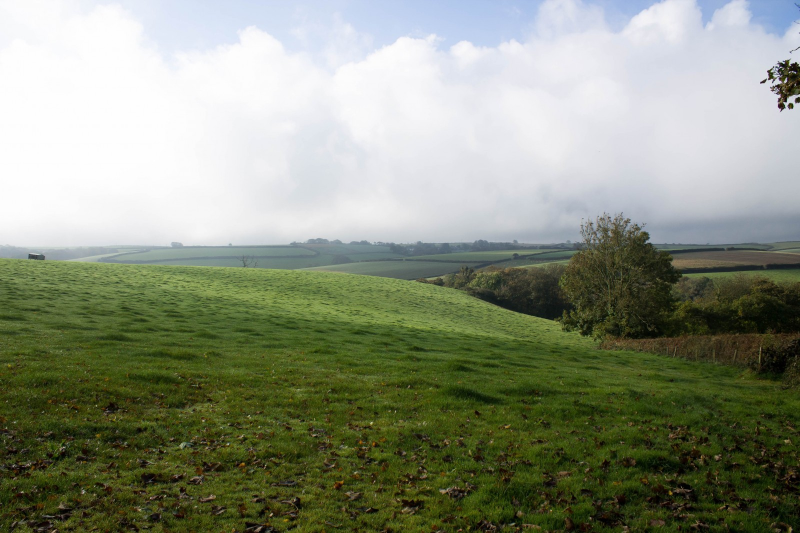
#> input picture Photo Filters/landscape.jpg, 1600 x 1066 px, found by its file name (shown at 1/2 size)
$ jupyter execute Photo_Filters.ipynb   (shell and % lines are left out)
#> lines starting #> are read from the running program, lines starting #| are printed output that depends on the picture
<a href="https://colab.research.google.com/github/FarshadAmiri/Image_processing/blob/main/Photo_filters.ipynb" target="_parent"></a>

[cell 1]
import numpy as np
import cv2
from scipy.interpolate import UnivariateSpline
import matplotlib.pyplot as plt
import matplotlib.image as mpimg

[cell 2]
path = '/content/landscape.jpg'

[cell 3]
image = mpimg.imread(path)
#> image is the input picture: shape (1066, 1600, 3); mean R, G, B 138.2, 144.7, 125.5
plt.figure(figsize=(10,8))
plt.imshow(image)

[cell 4]
r,g,b = cv2.split(image)
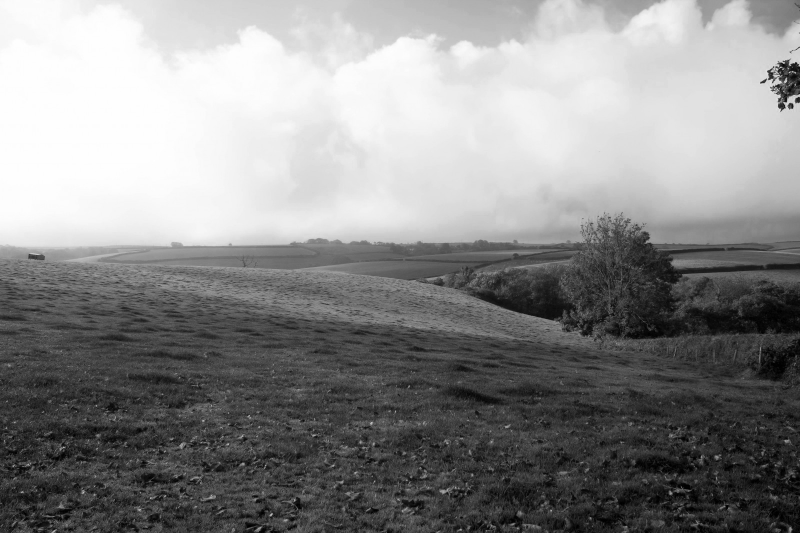
#> r: shape (1066, 1600) (shown at 1/2 size); min 0, max 255, mean 138.2
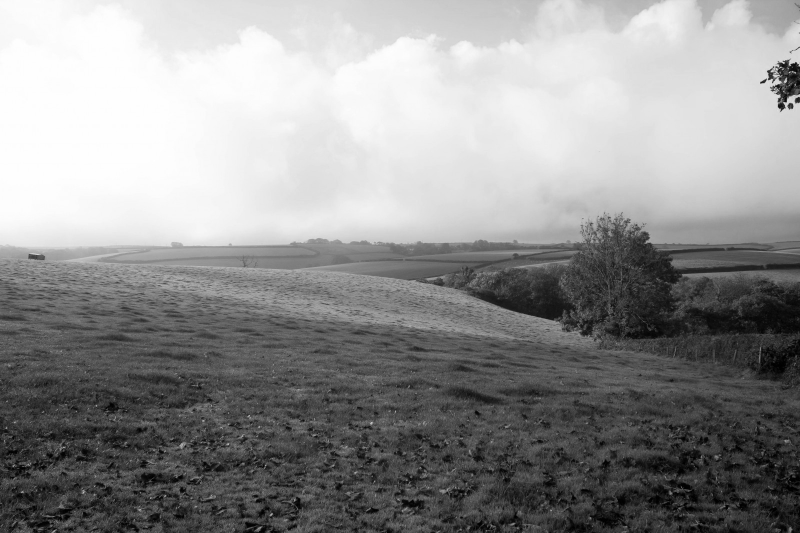
#> g: shape (1066, 1600) (shown at 1/2 size); min 0, max 255, mean 144.7
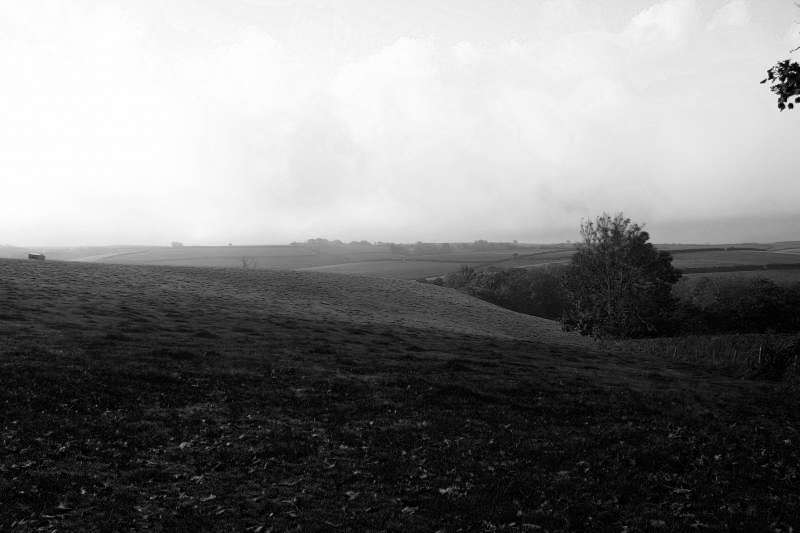
#> b: shape (1066, 1600) (shown at 1/2 size); min 0, max 255, mean 125.5

[cell 5]
def mapping_function(x,y):
  spl = UnivariateSpline(x,y)
  return spl

[cell 6]
x = [0,30,60,120,150,180,210,240,255]
y = [0,35,70,135,170,205,240,255,255]
spl = UnivariateSpline(x,y)

[cell 7]
plt.figure(figsize=(6,4))
plt.plot(spl(range(256)))
plt.plot(np.arange(0,256),'r-')
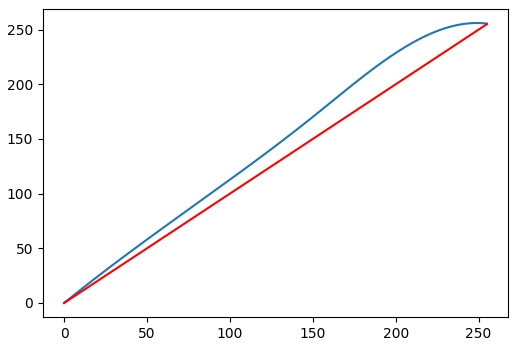
#> figure drawn by matplotlib, 1 panel; curve peaks at x = 249, y = 256.1; curve peaks at x = 255, y = 255

[cell 8]
def increase(color_channel):
  x = [0,30,60,120,150,180,210,240,255]
  y = [0,35,70,135,170,205,240,255,255]
  spl = UnivariateSpline(x,y)
  color_spl = spl(color_channel)
  color_spl = np.where(color_spl>255,255,color_spl)
  color_spl = color_spl.astype(np.uint8)
  return color_spl

def decrease(color_channel):
  x = [0,30,60,120,150,180,210,240,255]
  y = [0,25,50,105,130,155,180,200,215]
  spl = UnivariateSpline(x,y)
  color_spl = spl(color_channel)
  color_spl = color_spl.astype(np.uint8)
  return color_spl

def custom(color_channel):
  x = [0,30,60,120,150,180,210,240,255]
  y = [0,50,90,150,170,190,210,220,235]
  spl = UnivariateSpline(x,y)
  color_spl = spl(color_channel)
  color_spl = color_spl.astype(np.uint8)
  return color_spl

[cell 9]
def apply_cool(img):
  r,g,b = cv2.split(img)
  cool_img = cv2.merge((decrease(r),g,increase(b)))
  return cool_img

def apply_warm(img):
  r,g,b = cv2.split(img)
  warm_img = cv2.merge((increase(r),g,decrease(b)))
  return warm_img

def apply_custom(img):
  r,g,b = cv2.split(img)
  custom_img = cv2.merge((custom(r),g,b))
  return custom_img

[cell 10]
import ipywidgets as widgets
from ipywidgets import interact, fixed

def choice(x,img):
  if x == 'No Filter':
    return plt.imshow(img)
  if x == 'Cool':
    return plt.imshow(apply_cool(img))
  if x == 'Warm':
    return plt.imshow(apply_warm(img))
  if x == 'Custom':
    return plt.imshow(apply_custom(img))

interact(choice, x = widgets.Dropdown(options=['No Filter', 'Cool', 'Warm', 'Custom'], description = 'Filter'), img = fixed(image))
#> the sliders are set to x = <module 'ipywidgets.Dropdown_', img = <module 'ipywidgets.fixed_' fr

[cell 11]
plt.imshow(apply_custom(image))
#> in custom, `color_spl = spl(color_channel)`:
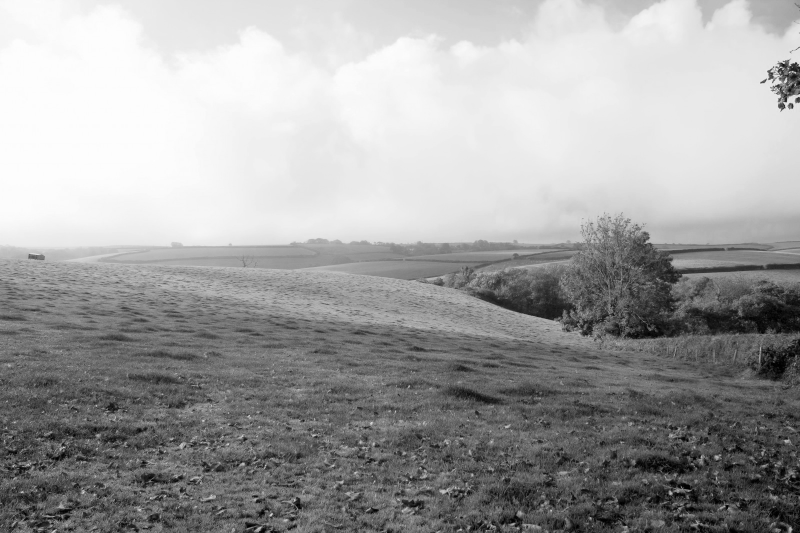
#> color_spl: shape (1066, 1600) float64 (shown at 1/2 size); min -0.0924, max 234.3, mean 148.4; drawn with min black and max white
#> in apply_custom, `custom_img = cv2.merge((custom(r),g,b))`:
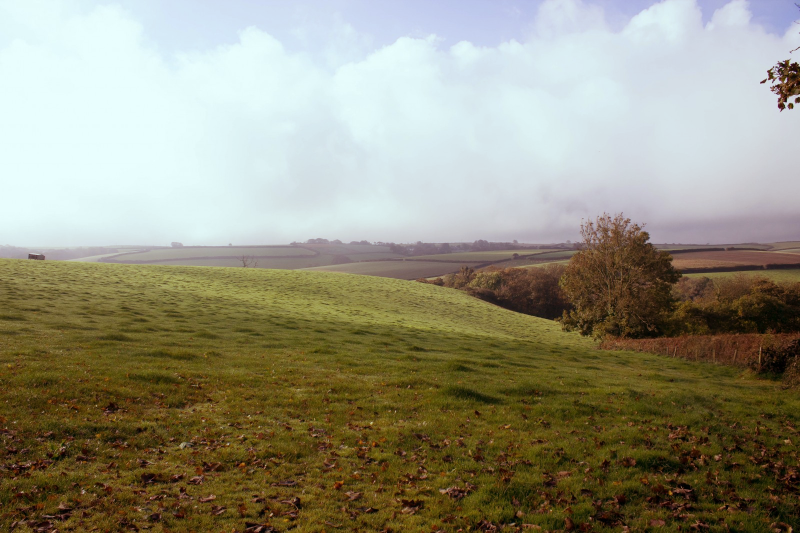
#> custom_img: shape (1066, 1600, 3) (shown at 1/2 size); mean R, G, B 147.9, 144.7, 125.5

[cell 12]
plt.imshow(apply_warm(image))
#> in increase, `color_spl = spl(color_channel)`:
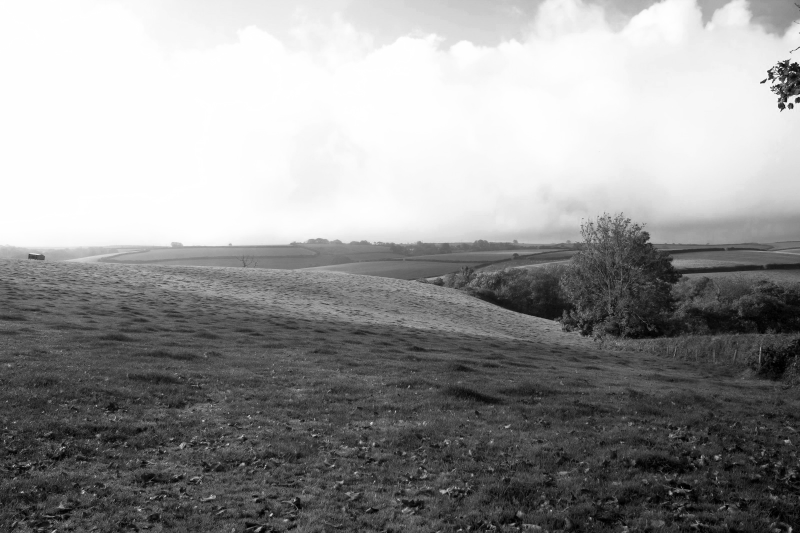
#> color_spl: shape (1066, 1600) float64 (shown at 1/2 size); min -0.0285, max 256.1, mean 151.3; drawn with min black and max white
#> in decrease, `x = [0,30,60,120,150,180,210,240,255]`: x = [0, 30, 60, 120, 150, 180, 210, 240, 255]
#> in decrease, `color_spl = color_spl.astype(np.uint8)`:
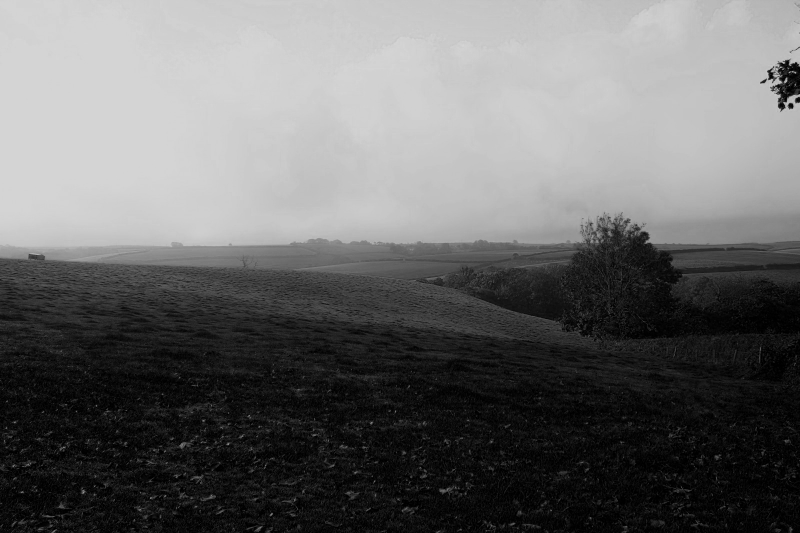
#> color_spl: shape (1066, 1600) (shown at 1/2 size); min 0, max 213, mean 105.3
#> in apply_warm, `warm_img = cv2.merge((increase(r),g,decrease(b)))`:
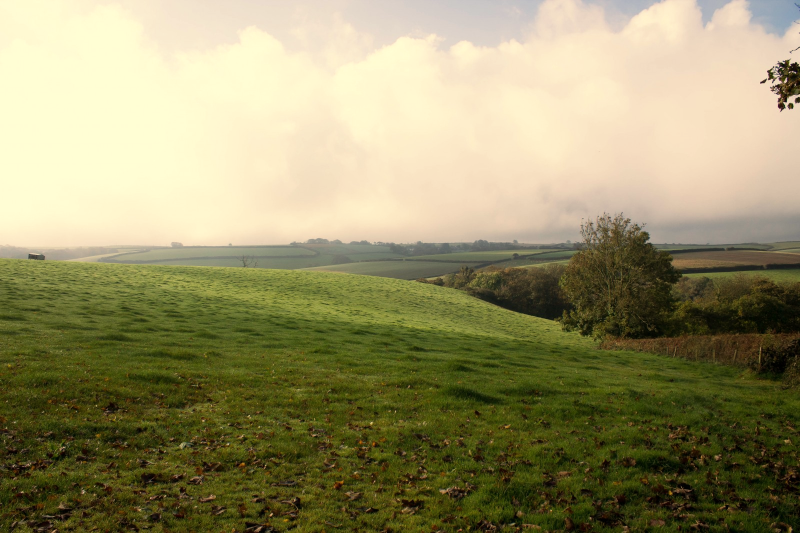
#> warm_img: shape (1066, 1600, 3) (shown at 1/2 size); mean R, G, B 150.7, 144.7, 105.3
